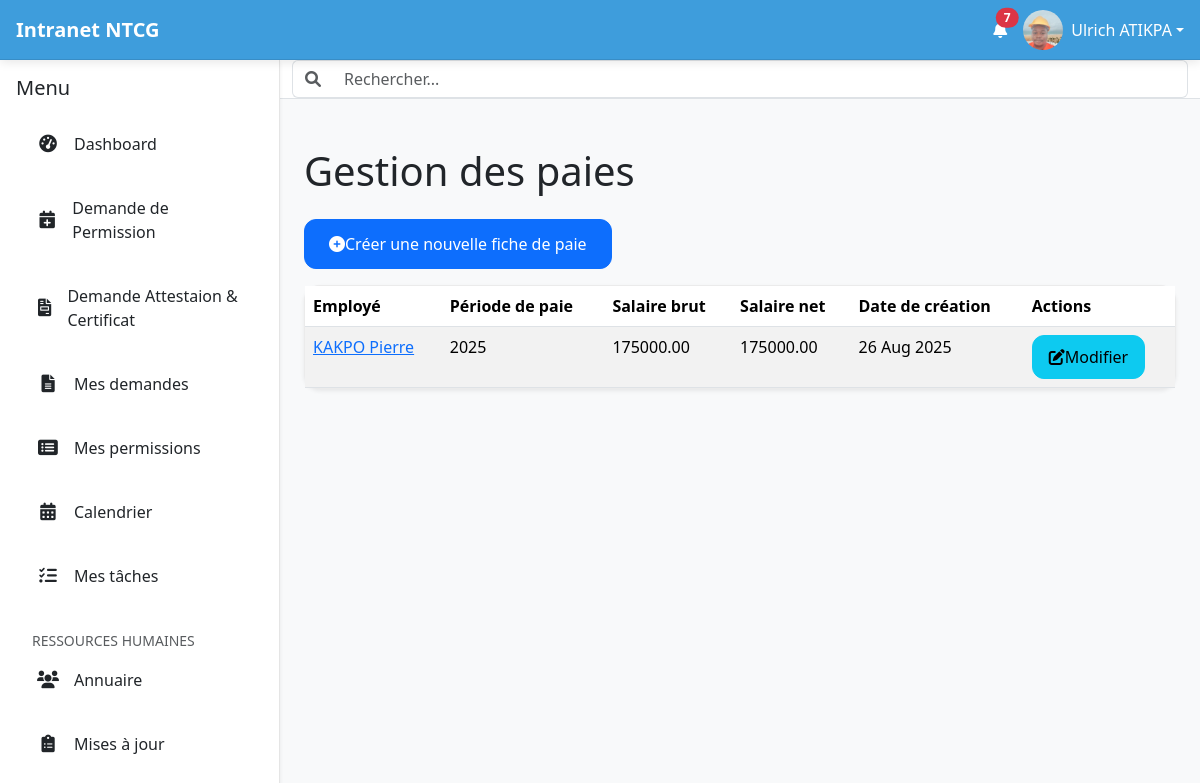
/payslips/ (signed in), run on the app's committed database.
### intranet/models.py (models this page shows, shortened)
class User(AbstractUser):
    date_de_naissance = models.DateField(null=True, blank=True)
    nationalite = CountryField(blank=True)
    pays_de_naissance = CountryField(blank=True)
    type_sanguin = models.CharField(max_length=5, blank=True)
    adresse = models.CharField(max_length=255, blank=True)
    telephone_personnel = models.CharField(max_length=20, blank=True)
    piece_type = models.ForeignKey(PieceType, on_delete=models.SET_NULL, null=True, blank=True, verbose_name="Type de pièce d'identité")
    piece_number = models.CharField(max_length=100, blank=True, verbose_name="Numéro de la pièce d'identité")
    personal_email = models.EmailField(blank=True, null=True, verbose_name="Email personnel")
    emergency_contact_name = models.CharField(max_length=255, blank=True, verbose_name="Nom et prénom du contact d'urgence")
    emergency_contact_phone = models.CharField(max_length=20, blank=True, verbose_name="Téléphone du contact d'urgence")
    allergies = models.TextField(blank=True)
    maladies_chroniques = models.TextField(blank=True)
    medicaments = models.TextField(blank=True)
    job_role = models.ForeignKey(JobRole, on_delete=models.SET_NULL, null=True, blank=True)
    departement = models.ForeignKey(Department, on_delete=models.SET_NULL, null=True, blank=True)
    date_embauche = models.DateField(null=True, blank=True)
    professional_email = models.EmailField(blank=True, null=True, verbose_name="Email professionnel")
    contract_type = models.ForeignKey(ContractType, on_delete=models.SET_NULL, null=True, blank=True, verbose_name="Type de contrat")
    isignum = models.CharField(max_length=100, blank=True, verbose_name="Numéro Isignum")
    eritop_id = models.CharField(max_length=100, blank=True, verbose_name="ID Eritop")
    country = models.ForeignKey(Country, on_delete=models.SET_NULL, null=True, blank=True, verbose_name="Pays de l'employé")
    managed_countries = models.ManyToManyField(Country, related_name='managers', blank=True, verbose_name="Pays gérés")
    bank_info = models.ForeignKey(BankInfo, on_delete=models.SET_NULL, null=True, blank=True, verbose_name="Nom de la banque")
    bank_account_number = models.CharField(max_length=50, blank=True, verbose_name="Numéro de compte bancaire")
    cnss = models.CharField(max_length=50, verbose_name="Numéro CNSS/Sécurité Sociale", blank=True)
    dependants = models.TextField(blank=True)
    employee_id = models.CharField(max_length=100, unique=True, blank=True, verbose_name="Numéro de matricule")
    photo_profil = models.ImageField(upload_to='photos_profils/', null=True, blank=True)
    class Meta:
        ordering = ['last_name', 'first_name']
        indexes = [
            models.Index(fields=['last_name', 'first_name']),
            models.Index(fields=['is_active']),
            models.Index(fields=['departement']),
            models.Index(fields=['country']),
        ]

class Payslip(models.Model):
    employee = models.ForeignKey(
        settings.AUTH_USER_MODEL,
        on_delete=models.CASCADE,
        related_name='payslips',
        verbose_name="Employé"
    )
    pay_period = models.ForeignKey(
        PayPeriod,
        on_delete=models.CASCADE,
        related_name='payslips',
        verbose_name="Période de paie"
    )
    base_salary = models.DecimalField(max_digits=10, decimal_places=2, verbose_name="Salaire de base")
    gross_salary = models.DecimalField(max_digits=10, decimal_places=2, verbose_name="Salaire brut")
    net_salary = models.DecimalField(max_digits=10, decimal_places=2, verbose_name="Salaire net")
    taxes = models.DecimalField(max_digits=10, decimal_places=2, default=0, verbose_name="Impôts")
    deductions = models.DecimalField(max_digits=10, decimal_places=2, default=0, verbose_name="Déductions")
    bonuses = models.DecimalField(max_digits=10, decimal_places=2, default=0, verbose_name="Primes et bonus")
    other_payments = models.DecimalField(max_digits=10, decimal_places=2, default=0, verbose_name="Autres paiements")
    created_at = models.DateTimeField(auto_now_add=True, verbose_name="Créé le")
    class Meta:
        unique_together = ('employee', 'pay_period') # Un employé ne peut avoir qu'une seule fiche de paie par période

class PayPeriod(models.Model):
    name = models.CharField(max_length=100, unique=True, verbose_name="Nom de la période")
    start_date = models.DateField(verbose_name="Date de début")
    end_date = models.DateField(verbose_name="Date de fin")
    is_active = models.BooleanField(default=True, verbose_name="Période active")

### intranet/decorators.py (the view)
    def wrapper_func(request, *args, **kwargs):
        if request.user.groups.filter(name='Ressources Humaines').exists():
            return view_func(request, *args, **kwargs)
        else:
            raise PermissionDenied

### intranet/context_processors.py (called while the page is built)
def is_rh_group(request):
    is_rh = request.user.groups.filter(name='Ressources Humaines').exists()
    return {'is_rh': is_rh}

def is_project_coordinator(request):
    is_coordinator = request.user.groups.filter(name='Coordinateurs de Projets').exists()
    return {'is_coordinator': is_coordinator}

def unread_notifications(request):
    if request.user.is_authenticated:
        unread_count = Notification.objects.filter(user=request.user, is_read=False).count()
    else:
        unread_count = 0
    return {'unread_notifications_count': unread_count}

### intranet/templatetags/intranet_tags.py (called while the page is built)
@register.filter(name='has_group')
def has_group(user, group_name):
    try:
        group = Group.objects.get(name=group_name)
    except Group.DoesNotExist:
        return False
    return group in user.groups.all()

### intranet/views.py (called while the page is built)
@hr_required
def payslip_list(request):
    payslips = Payslip.objects.select_related('employee', 'pay_period').order_by('-pay_period__end_date', 'employee__last_name')
    context = {
        'payslips': payslips,
        'title': 'Gestion des fiches de paie'
    }
    return render(request, 'intranet/payslip_list.html', context)

### templates/intranet/payslip_list.html (shortened to what this page needs)
{% extends 'intranet/base.html' %}
{% load static %}
{% block content %}
<div class="row">
    <div class="col-md-12">
        <h1 class="my-4">Gestion des paies</h1>
        <a href="{% url 'create_payslip' %}" class="btn btn-primary mb-3">
            <i class="fas fa-plus-circle"></i> Créer une nouvelle fiche de paie
        </a>
        <div class="card shadow-sm">
            <div class="card-body p-0">
                <div class="table-responsive">
                    <table class="table table-striped table-hover mb-0">
                        <thead>
                            <tr>
                                <th>Employé</th>
                                <th>Période de paie</th>
                                <th>Salaire brut</th>
                                <th>Salaire net</th>
                                <th>Date de création</th>
                                <th>Actions</th>
                            </tr>
                        </thead>
                        <tbody>
                            {% for payslip in payslips %}
                            <tr>
                                <td>
                                    <a href="{% url 'user_profile' user_id=payslip.employee.id %}">
                                        {{ payslip.employee.get_full_name }}
                                    </a>
                                </td>
                                <td>{{ payslip.pay_period.name }}</td>
                                <td>{{ payslip.gross_salary }}</td>
                                <td>{{ payslip.net_salary }}</td>
                                <td>{{ payslip.created_at|date:"d M Y" }}</td>
                                <td>
                                    <a href="{% url 'edit_payslip' payslip_id=payslip.id %}" class="btn btn-sm btn-info">
                                        <i class="fas fa-edit"></i> Modifier
                                    </a>
                                </td>
                            </tr>
                            {% empty %}
                            <tr>
                                <td colspan="6" class="text-center">Aucune fiche de paie n'a encore été créée.</td>
                            </tr>
                            {% endfor %}
                        </tbody>
                    </table>
                </div>
            </div>
        </div>
    </div>
</div>
{% endblock %}

### templates/intranet/base.html (shortened to what this page needs)
{% load static intranet_tags %}
<!doctype html>
<html lang="fr">
<head>
    <link rel="stylesheet" href="https://cdn.jsdelivr.net/npm/bootstrap@5.3.3/dist/css/bootstrap.min.css"
          media="print" onload="this.media='all'">
    <link rel="stylesheet" href="https://cdnjs.cloudflare.com/ajax/libs/font-awesome/6.0.0-beta3/css/all.min.css">
    <link rel="stylesheet" type="text/css" href="https://cdn.datatables.net/2.0.8/css/dataTables.dataTables.css">
</head>
<body>
    <header id="top-header" class="d-flex justify-content-between align-items-center">
        <div class="d-flex align-items-center">
            <a href="{% url 'home_view' %}" class="text-decoration-none text-white d-flex align-items-center">
                <span class="fs-5 fw-bold">Intranet NTCG</span>
            </a>
        </div>
        <div class="d-flex align-items-center">
            <a href="{% url 'notifications' %}" class="text-white me-3 position-relative touch-feedback"
                data-bs-toggle="tooltip" data-bs-placement="bottom" title="Notifications" aria-label="Notifications">
                <i class="fas fa-bell"></i>
                {% if unread_notifications_count > 0 %}
                <span class="position-absolute top-0 start-100 translate-middle badge rounded-pill bg-danger notification-count">
                    {{ unread_notifications_count }}
                </span>
                {% endif %}
            </a>
            <div class="dropdown">
                <a class="text-white d-flex align-items-center text-decoration-none dropdown-toggle touch-feedback" href="#"
                    id="profileDropdown" role="button" data-bs-toggle="dropdown" aria-expanded="false"
                    aria-label="Menu profil">
                    <img src="{% if user.photo_profil %}{{ user.photo_profil.url }}{% else %}{% static 'images/default_profile.png' %}{% endif %}"
                         alt="Avatar de {{ user.get_full_name|default:user.username }}"
                         class="rounded-circle me-2" width="40" height="40" style="object-fit: cover;">
                    <span class="d-none d-sm-inline">{{ user.get_full_name|default:user.username }}</span>
                </a>
            </div>
        </div>
    </header>
    <div id="main-wrapper">
        <nav id="sidebar" class="shadow-sm" aria-label="Menu principal">
            <div class="p-3">
                <div class="d-flex justify-content-between align-items-center mb-3">
                    <h5 class="mb-0">Menu</h5>
                </div>
                <ul class="nav nav-pills flex-column mb-auto" id="sidebar-nav-links">
                    <li class="nav-item">
                        <a href="{% url 'dashboard' %}" class="nav-link {% if request.resolver_match.url_name == 'home_view' %}active{% endif %} touch-feedback">
                            <i class="fas fa-tachometer-alt"></i> Dashboard
                        </a>
                    </li>
                    <li class="nav-item">
                        <a class="nav-link touch-feedback" href="{% url 'submit_leave_request' %}">
                            <i class="fas fa-calendar-plus"></i>
                            <span>Demande de Permission</span>
                        </a>
                    </li>
                    <li class="nav-item">
                        <a class="nav-link touch-feedback" href="{% url 'request_document' %}">
                            <i class="fas fa-file-invoice"></i> Demande Attestaion & Certificat
                        </a>
                    </li>
                    <li class="nav-item">
                        <a class="nav-link touch-feedback" href="{% url 'my_document_requests' %}">
                            <i class="fas fa-file-alt"></i> Mes demandes
                        </a>
                    </li>
                    <li class="nav-item">
                        <a class="nav-link touch-feedback" href="{% url 'my_leave_requests' %}">
                            <i class="fas fa-list-alt"></i>
                            <span>Mes permissions</span>
                        </a>
                    </li>
                    {% if user.is_authenticated %}
                    <li class="nav-item">
                        <a href="#" class="nav-link touch-feedback">
                            <i class="fas fa-calendar-alt"></i> Calendrier
                        </a>
                    </li>
                    <li class="nav-item">
                        <a href="#" class="nav-link touch-feedback">
                            <i class="fas fa-tasks"></i> Mes tâches
                        </a>
                    </li>
                    {% endif %}
                    {% if is_rh %}
                    <li class="nav-item mt-3">
                        <small class="text-muted px-3">RESSOURCES HUMAINES</small>
                    </li>
                    <li class="nav-item">
                         <a href="{% url 'employee_directory' %}" class="nav-link {% if request.resolver_match.url_name == 'employee_directory' %}active{% endif %} touch-feedback">
                            <i class="fas fa-users"></i> Annuaire
                        </a>
                    </li>
                    <li class="nav-item">
                        <a href="{% url 'pending_updates_list' %}" class="nav-link {% if request.resolver_match.url_name == 'pending_updates_list' %}active{% endif %} touch-feedback">
                            <i class="fas fa-clipboard-list"></i> Mises à jour
                        </a>
                    </li>
                    {% endif %}
                </ul>
            </div>
        </nav>
        <div id="content-area">
            <nav id="top-navbar" class="bg-white border-bottom">
                <div class="container-fluid">
                    <form class="d-flex w-100">
                        <div class="input-group">
                            <span class="input-group-text bg-white border-end-0">
                                <i class="fas fa-search text-muted"></i>
                            </span>
                            <input class="form-control border-start-0" type="search"
                                   placeholder="Rechercher..." aria-label="Search" id="global-search"
                                   style="font-size: 16px;">
                        </div>
                    </form>
                </div>
            </nav>
            <main id="main-content" class="p-3 p-lg-4">
                {% block content %}
                {% endblock %}
            </main>
        </div>
    </div>
</body>
</html>

### data on the page
User: photo_profil (picture), get_full_name "Ulrich ATIKPA"
Payslip: employee.get_full_name "KAKPO Pierre", pay_period.name "2025", gross_salary "175000.00", net_salary "175000.00", created_at "26 Aug 2025"

### other printed values
{{ unread_notifications_count }} "7"
